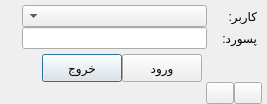
<?xml version="1.0" encoding="UTF-8"?>
<ui version="4.0">
 <class>LoginForm</class>
 <widget class="QDialog" name="LoginForm">
  <property name="geometry">
   <rect>
    <x>0</x>
    <y>0</y>
    <width>445</width>
    <height>158</height>
   </rect>
  </property>
  <property name="windowTitle">
   <string>فرم ورود</string>
  </property>
  <property name="layoutDirection">
   <enum>Qt::RightToLeft</enum>
  </property>
  <property name="sizeGripEnabled">
   <bool>false</bool>
  </property>
  <property name="modal">
   <bool>false</bool>
  </property>
  <layout class="QVBoxLayout" name="verticalLayout_3">
   <property name="spacing">
    <number>0</number>
   </property>
   <property name="sizeConstraint">
    <enum>QLayout::SetFixedSize</enum>
   </property>
   <property name="leftMargin">
    <number>5</number>
   </property>
   <property name="topMargin">
    <number>5</number>
   </property>
   <property name="rightMargin">
    <number>5</number>
   </property>
   <property name="bottomMargin">
    <number>0</number>
   </property>
   <item>
    <layout class="QVBoxLayout" name="verticalLayout_2">
     <item>
      <layout class="QHBoxLayout" name="horizontalLayout_2">
       <property name="sizeConstraint">
        <enum>QLayout::SetDefaultConstraint</enum>
       </property>
       <item>
        <layout class="QVBoxLayout" name="verticalLayout">
         <property name="sizeConstraint">
          <enum>QLayout::SetFixedSize</enum>
         </property>
         <item>
          <layout class="QHBoxLayout" name="horizontalLayout_3">
           <property name="rightMargin">
            <number>5</number>
           </property>
           <item>
            <widget class="QLabel" name="label_2">
             <property name="sizePolicy">
              <sizepolicy hsizetype="Fixed" vsizetype="Preferred">
               <horstretch>0</horstretch>
               <verstretch>0</verstretch>
              </sizepolicy>
             </property>
             <property name="minimumSize">
              <size>
               <width>50</width>
               <height>0</height>
              </size>
             </property>
             <property name="text">
              <string>کاربر:</string>
             </property>
            </widget>
           </item>
           <item>
            <widget class="QComboBox" name="cmbUser">
             <property name="sizePolicy">
              <sizepolicy hsizetype="Preferred" vsizetype="Fixed">
               <horstretch>0</horstretch>
               <verstretch>0</verstretch>
              </sizepolicy>
             </property>
             <property name="maximumSize">
              <size>
               <width>16777215</width>
               <height>16777215</height>
              </size>
             </property>
             <property name="styleSheet">
              <string notr="true"/>
             </property>
            </widget>
           </item>
          </layout>
         </item>
         <item>
          <layout class="QHBoxLayout" name="horizontalLayout_4">
           <property name="sizeConstraint">
            <enum>QLayout::SetFixedSize</enum>
           </property>
           <property name="rightMargin">
            <number>5</number>
           </property>
           <item>
            <widget class="QLabel" name="label_3">
             <property name="sizePolicy">
              <sizepolicy hsizetype="Fixed" vsizetype="Preferred">
               <horstretch>0</horstretch>
               <verstretch>0</verstretch>
              </sizepolicy>
             </property>
             <property name="minimumSize">
              <size>
               <width>50</width>
               <height>0</height>
              </size>
             </property>
             <property name="text">
              <string>پسورد:</string>
             </property>
            </widget>
           </item>
           <item>
            <widget class="QLineEdit" name="txtPass">
             <property name="sizePolicy">
              <sizepolicy hsizetype="Expanding" vsizetype="Fixed">
               <horstretch>0</horstretch>
               <verstretch>0</verstretch>
              </sizepolicy>
             </property>
             <property name="text">
              <string/>
             </property>
             <property name="alignment">
              <set>Qt::AlignCenter</set>
             </property>
             <property name="clearButtonEnabled">
              <bool>true</bool>
             </property>
            </widget>
           </item>
          </layout>
         </item>
         <item>
          <spacer name="verticalSpacer_2">
           <property name="orientation">
            <enum>Qt::Vertical</enum>
           </property>
           <property name="sizeType">
            <enum>QSizePolicy::Fixed</enum>
           </property>
           <property name="sizeHint" stdset="0">
            <size>
             <width>20</width>
             <height>5</height>
            </size>
           </property>
          </spacer>
         </item>
         <item>
          <layout class="QHBoxLayout" name="horizontalLayout">
           <item>
            <spacer name="horizontalSpacer_3">
             <property name="orientation">
              <enum>Qt::Horizontal</enum>
             </property>
             <property name="sizeType">
              <enum>QSizePolicy::Fixed</enum>
             </property>
             <property name="sizeHint" stdset="0">
              <size>
               <width>60</width>
               <height>10</height>
              </size>
             </property>
            </spacer>
           </item>
           <item>
            <widget class="QPushButton" name="btnLogin">
             <property name="sizePolicy">
              <sizepolicy hsizetype="Minimum" vsizetype="Fixed">
               <horstretch>0</horstretch>
               <verstretch>0</verstretch>
              </sizepolicy>
             </property>
             <property name="minimumSize">
              <size>
               <width>0</width>
               <height>28</height>
              </size>
             </property>
             <property name="layoutDirection">
              <enum>Qt::LeftToRight</enum>
             </property>
             <property name="autoFillBackground">
              <bool>false</bool>
             </property>
             <property name="styleSheet">
              <string notr="true">text-align: center;</string>
             </property>
             <property name="text">
              <string>ورود</string>
             </property>
             <property name="icon">
              <iconset resource="../resource.qrc">
               <normaloff>:/root/resources/images/login.png</normaloff>:/root/resources/images/login.png</iconset>
             </property>
             <property name="checkable">
              <bool>false</bool>
             </property>
             <property name="autoRepeat">
              <bool>false</bool>
             </property>
             <property name="autoExclusive">
              <bool>false</bool>
             </property>
             <property name="autoDefault">
              <bool>false</bool>
             </property>
            </widget>
           </item>
           <item>
            <widget class="QPushButton" name="btnExit">
             <property name="sizePolicy">
              <sizepolicy hsizetype="Minimum" vsizetype="Fixed">
               <horstretch>0</horstretch>
               <verstretch>0</verstretch>
              </sizepolicy>
             </property>
             <property name="minimumSize">
              <size>
               <width>0</width>
               <height>28</height>
              </size>
             </property>
             <property name="layoutDirection">
              <enum>Qt::LeftToRight</enum>
             </property>
             <property name="styleSheet">
              <string notr="true">text-align: center;</string>
             </property>
             <property name="text">
              <string>خروج</string>
             </property>
             <property name="icon">
              <iconset resource="../resource.qrc">
               <normaloff>:/root/resources/images/stock_exit.png</normaloff>:/root/resources/images/stock_exit.png</iconset>
             </property>
            </widget>
           </item>
           <item>
            <spacer name="horizontalSpacer">
             <property name="orientation">
              <enum>Qt::Horizontal</enum>
             </property>
             <property name="sizeType">
              <enum>QSizePolicy::Fixed</enum>
             </property>
             <property name="sizeHint" stdset="0">
              <size>
               <width>20</width>
               <height>10</height>
              </size>
             </property>
            </spacer>
           </item>
          </layout>
         </item>
         <item>
          <layout class="QHBoxLayout" name="horizontalLayout_5">
           <property name="spacing">
            <number>0</number>
           </property>
           <property name="sizeConstraint">
            <enum>QLayout::SetMinimumSize</enum>
           </property>
           <property name="topMargin">
            <number>0</number>
           </property>
           <item>
            <widget class="QPushButton" name="btnConfig">
             <property name="sizePolicy">
              <sizepolicy hsizetype="Fixed" vsizetype="Fixed">
               <horstretch>0</horstretch>
               <verstretch>0</verstretch>
              </sizepolicy>
             </property>
             <property name="maximumSize">
              <size>
               <width>28</width>
               <height>24</height>
              </size>
             </property>
             <property name="text">
              <string/>
             </property>
             <property name="icon">
              <iconset resource="../resource.qrc">
               <normaloff>:/root/resources/images/config16.png</normaloff>:/root/resources/images/config16.png</iconset>
             </property>
            </widget>
           </item>
           <item>
            <widget class="QPushButton" name="btnActivation">
             <property name="sizePolicy">
              <sizepolicy hsizetype="Fixed" vsizetype="Fixed">
               <horstretch>0</horstretch>
               <verstretch>0</verstretch>
              </sizepolicy>
             </property>
             <property name="maximumSize">
              <size>
               <width>28</width>
               <height>24</height>
              </size>
             </property>
             <property name="text">
              <string/>
             </property>
             <property name="icon">
              <iconset resource="../resource.qrc">
               <normaloff>:/root/resources/images/key.png</normaloff>:/root/resources/images/key.png</iconset>
             </property>
            </widget>
           </item>
           <item>
            <spacer name="horizontalSpacer_4">
             <property name="orientation">
              <enum>Qt::Horizontal</enum>
             </property>
             <property name="sizeHint" stdset="0">
              <size>
               <width>40</width>
               <height>20</height>
              </size>
             </property>
            </spacer>
           </item>
          </layout>
         </item>
        </layout>
       </item>
       <item>
        <spacer name="horizontalSpacer_5">
         <property name="orientation">
          <enum>Qt::Horizontal</enum>
         </property>
         <property name="sizeType">
          <enum>QSizePolicy::Fixed</enum>
         </property>
         <property name="sizeHint" stdset="0">
          <size>
           <width>10</width>
           <height>20</height>
          </size>
         </property>
        </spacer>
       </item>
       <item>
        <widget class="QLabel" name="lblLogo">
         <property name="maximumSize">
          <size>
           <width>148</width>
           <height>149</height>
          </size>
         </property>
         <property name="autoFillBackground">
          <bool>false</bool>
         </property>
         <property name="text">
          <string/>
         </property>
         <property name="pixmap">
          <pixmap resource="../resource.qrc">:/root/resources/images/main_icon.png</pixmap>
         </property>
         <property name="scaledContents">
          <bool>true</bool>
         </property>
        </widget>
       </item>
      </layout>
     </item>
    </layout>
   </item>
  </layout>
 </widget>
 <tabstops>
  <tabstop>cmbUser</tabstop>
  <tabstop>txtPass</tabstop>
  <tabstop>btnLogin</tabstop>
  <tabstop>btnConfig</tabstop>
  <tabstop>btnExit</tabstop>
 </tabstops>
 <resources>
  <include location="../resource.qrc"/>
 </resources>
 <connections/>
</ui>
